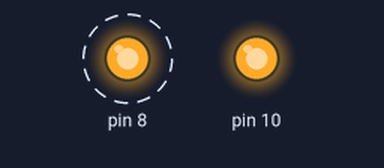
Simulated run of this sketch. Board: Arduino Uno, built with avr-gcc and run on an emulated ATmega328P. Parts: output pins drawn as LEDs (lit = HIGH). Dashed ring = blinking. What the sketch prints to the serial monitor is not drawn.

Above: at 0.2 s.
Timing chart, 0 to 3.0 s (numbered marks = the images above):
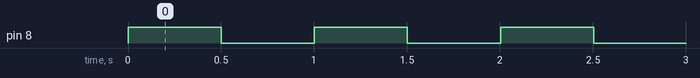

The sketch:

Prueba_CANBUS_WRITE.ino
```cpp
#include <SPI.h>
#include <mcp2515.h>

struct can_frame canMsg1;
MCP2515 mcp2515(10);


void setup() {

	canMsg1.can_id = 0;
	canMsg1.can_dlc = 1;
	canMsg1.data[0] = 0;


	while (!Serial);
	Serial.begin(115200);
	SPI.begin();
	//pinMode(8, OUTPUT);
 pinMode(8,OUTPUT);
	mcp2515.reset();
	mcp2515.setBitrate(CAN_125KBPS);
	mcp2515.setNormalMode();

	Serial.println("Example: Write to CAN");

	//digitalWrite(8, HIGH);
	canMsg1.data[0] = 0;
	//delay(1000);

}

void loop() {
	canMsg1.data[0] = 1;
	mcp2515.sendMessage(&canMsg1);
	digitalWrite(8,HIGH);
	delay(500);
	canMsg1.data[0] = 0;
	mcp2515.sendMessage(&canMsg1);
    digitalWrite(8,LOW);
	delay(500);


}
```

Measured:
- by itself, pin 8: alternates HIGH for 0.50 s and LOW for 0.50 s
